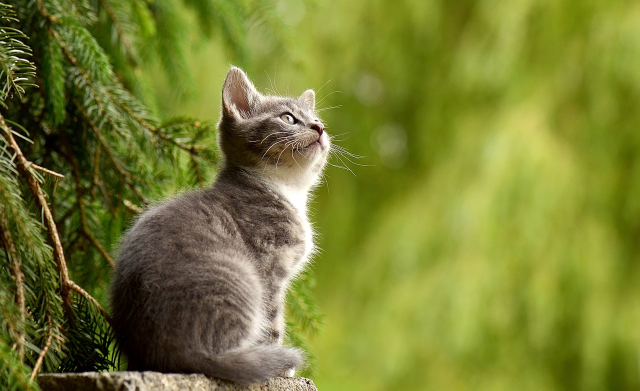
#> input picture Photos/cat2.jpg, 1280 x 781 px (shown at 1/2 size)
$ python threshold.py
#> lines starting #> are read from the running program, lines starting #| are printed output that depends on the picture; after the words box and inside, x2 and y2 are one past the last pixel; in counts of white or black regions, pixels touching at a corner belong together
#> further down, first_img is the input picture: shape (781, 1280, 3); mean B, G, R 49.7, 125.8, 119.2
import cv2 as cv

def rescaleFrame(frame, scale = 0.6):
#> called with scale = 0.6
    width = int(frame.shape[1] * scale)
#> width = 768
    height = int(frame.shape[0] * scale)
#> height = 468
    dimensions = (width,height)
#> dimensions = (768, 468)

    return cv.resize(frame, dimensions, interpolation= cv.INTER_AREA)
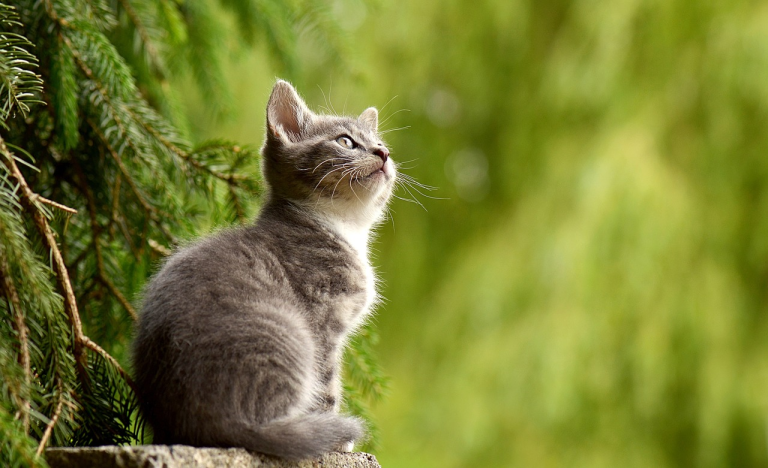
#> returned value: shape (468, 768, 3); mean of channels 0, 1, 2 49.7, 125.8, 119.2; drawn as B, G, R

first_img = cv.imread('Photos/cat2.jpg')
img = rescaleFrame(first_img)
# cv.imshow('cat', img)

gray = cv.cvtColor(img, cv.COLOR_BGR2GRAY)
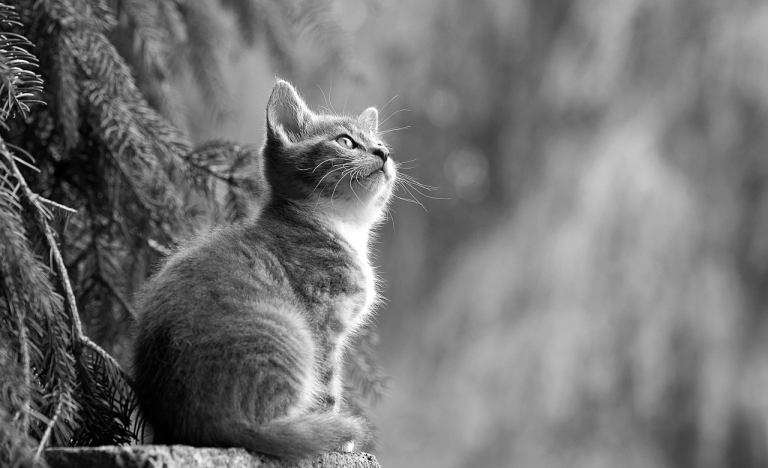
#> gray: shape (468, 768); min 0, max 255, mean 115.1
cv.imshow('grayscale', gray)

# simple thresholding -----------------

# maxVal is 255 becuase we want to binarize the image
# no need to use the first value of the thresh we can use the second one which should be enough
threshold, thresh = cv.threshold(gray, 150, 255, cv.THRESH_BINARY)
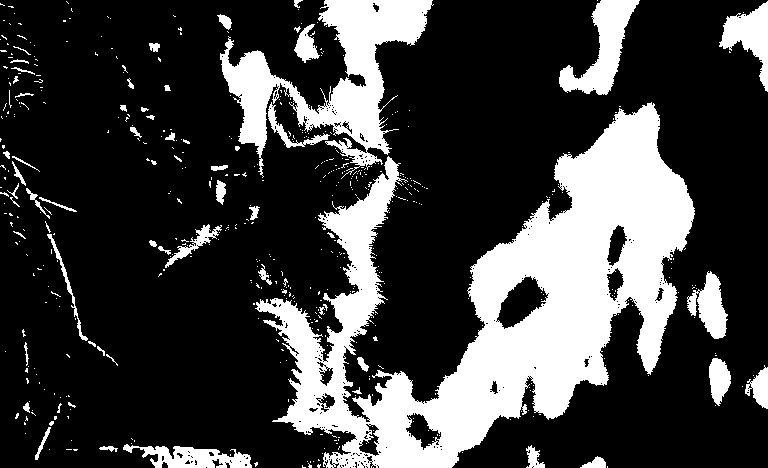
#> thresh: shape (468, 768); 24.7% white; 529 white regions (469 under 20 px), largest, box (x1, y1, x2, y2) and area: (255, 102, 695, 468) 60296, (220, 0, 434, 179) 13065, (559, 0, 640, 95) 3161
cv.imshow('simple threshold', thresh)

threshold, threshinv = cv.threshold(gray, 150, 255, cv.THRESH_BINARY_INV)
cv.imshow('simple threshold INVERSE', threshinv)

# adaptive thresholding ----------------
# automates the threshold value so you dont have to manually change it
# value 11 and 3 were pulled outta my ass - used for 'fine tuning'

adaptive_thresh = cv.adaptiveThreshold(gray, 255, cv.ADAPTIVE_THRESH_MEAN_C, cv.THRESH_BINARY, 11, 3)
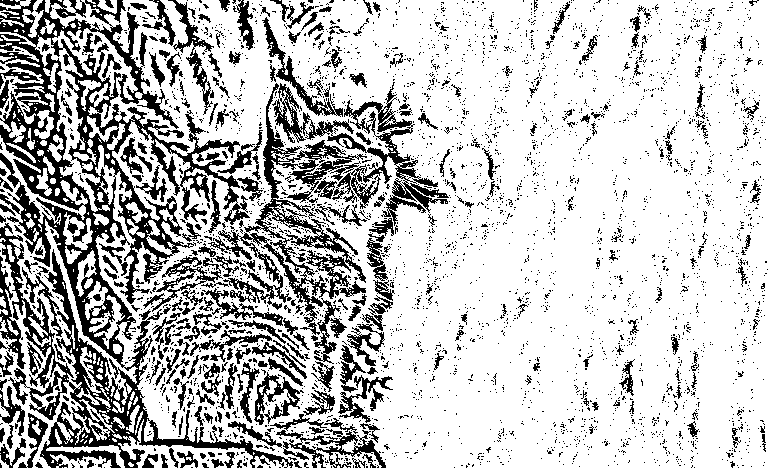
#> adaptive_thresh: shape (468, 768); 75.9% white; 3671 black regions (3371 under 20 px), largest, box (x1, y1, x2, y2) and area: (0, 0, 293, 468) 34381, (208, 83, 367, 364) 8087, (272, 82, 449, 226) 4965
cv.imshow('adaptive thresholding', adaptive_thresh)

cv.waitKey(0)

$ run again, with Photos/whamen.jpg copied over Photos/cat2.jpg
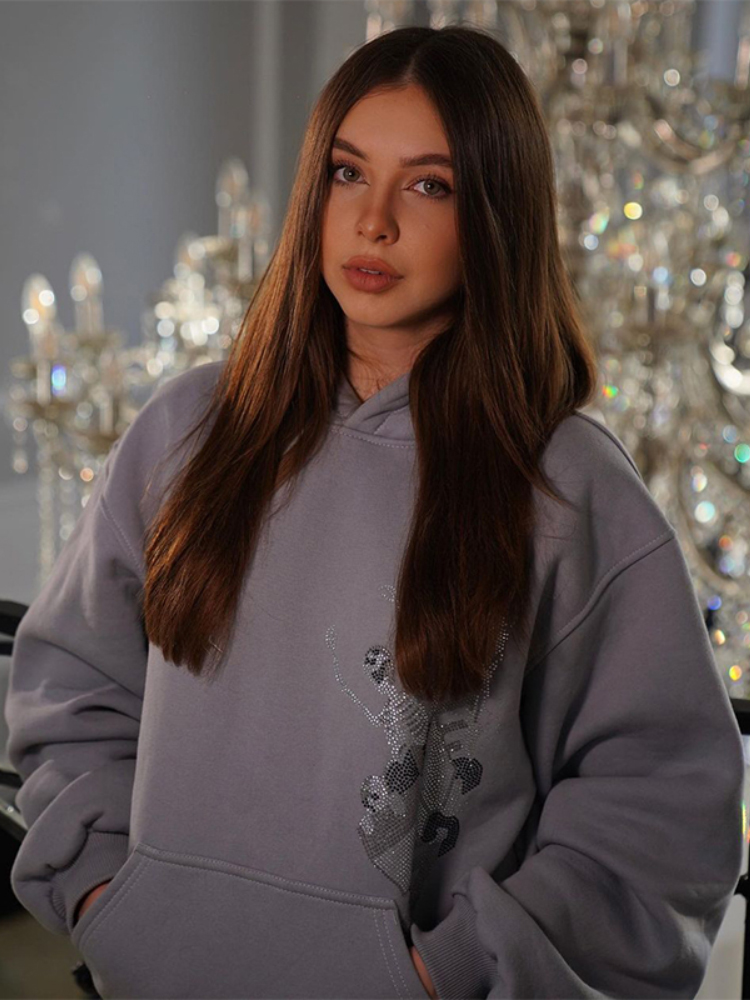
#> input picture Photos/whamen.jpg, 750 x 1000 px
#> first_img is the input picture: shape (1000, 750, 3); mean B, G, R 78.1, 81.2, 92.7
#> `threshold, thresh = cv.threshold(gray, 150, 255, cv.THRESH_BINARY)`:
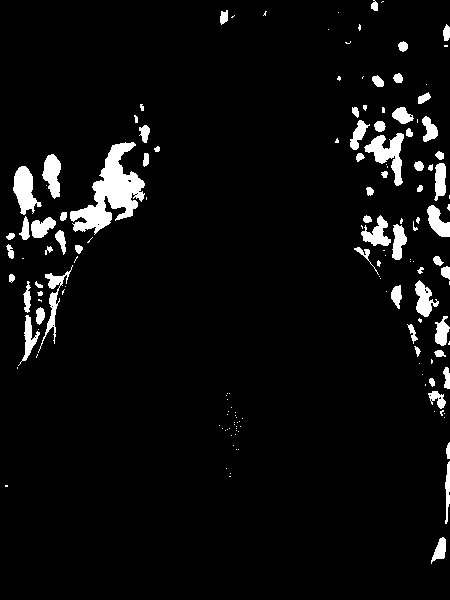
#> thresh: shape (600, 450); 5% white; 153 white regions (87 under 20 px), largest, box (x1, y1, x2, y2) and area: (70, 142, 145, 235) 2903, (364, 133, 404, 186) 884, (13, 166, 42, 215) 773
#> `adaptive_thresh = cv.adaptiveThreshold(gray, 255, cv.ADAPTIVE_THRESH_M..`:
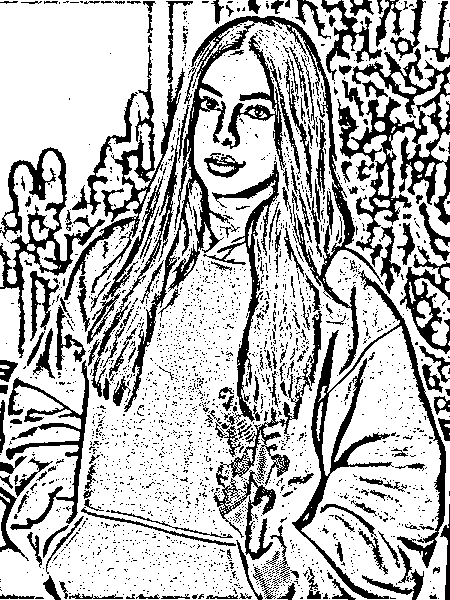
#> adaptive_thresh: shape (600, 450); 72.8% white; 2619 black regions (2408 under 20 px), largest, box (x1, y1, x2, y2) and area: (124, 16, 383, 412) 8477, (337, 48, 450, 267) 6705, (292, 270, 446, 599) 5734
